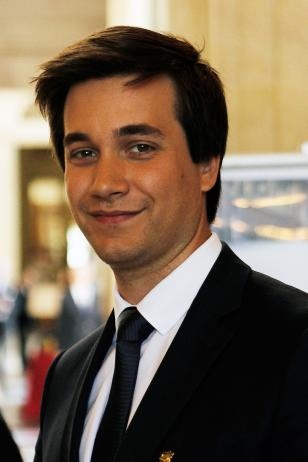
#> input picture ImageRemoveBG/image1.jpg, 308 x 462 px
$ python main.py
#> lines starting #> are read from the running program, lines starting #| are printed output that depends on the picture
import cv2
import numpy as np
import matplotlib.pyplot as plt

nameImage = 'image1.jpg'

image_bgr = cv2.imread(nameImage)
#> image_bgr is the input picture: shape (462, 308, 3); mean B, G, R 83.1, 103.1, 120.9
image_rgb = cv2.cvtColor(image_bgr, cv2.COLOR_BGR2RGB)

rectangle = (0, 0, 300, 380)

mask = np.zeros(image_rgb.shape[:2], np.uint8)

bgdModel = np.zeros((1,65), np.float64)
fgdModel = np.zeros((1,65), np.float64)

cv2.grabCut(image_rgb, mask, rectangle, bgdModel, fgdModel, 5, cv2.GC_INIT_WITH_RECT)

mask_2 = np.where((mask == 2) | (mask == 0), 0, 1).astype('uint8')

image_rgd_nobg = image_rgb * mask_2[:, :, np.newaxis]
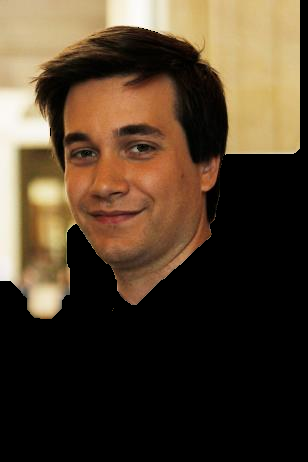
#> image_rgd_nobg: shape (462, 308, 3); mean R, G, B 78.8, 62.5, 43.6

plt.imshow(image_rgd_nobg), plt.axis('off')
plt.show()

''' cv2.imshow("RESULT", image_rgd_nobg)
cv2.waitKey(0)
cv2.destroyAllWindows() '''

$ run again, with ImageRemoveBG/image2.jpg copied over ImageRemoveBG/image1.jpg
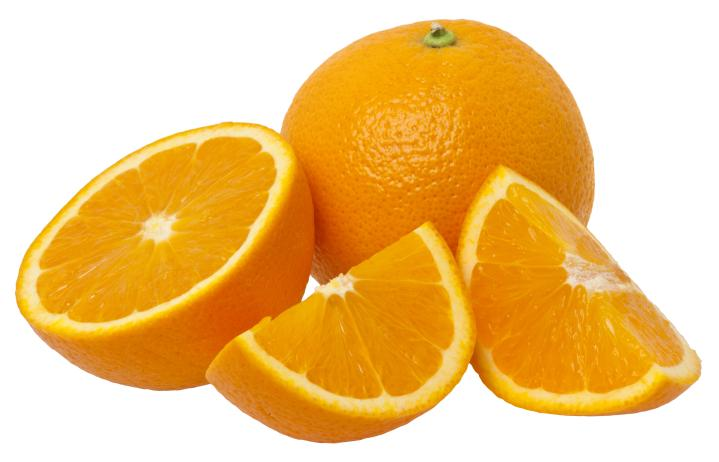
#> input picture ImageRemoveBG/image2.jpg, 719 x 462 px
#> image_bgr is the input picture: shape (462, 719, 3); mean B, G, R 126.8, 196.8, 240.6
#> `image_rgd_nobg = image_rgb * mask_2[:, :, np.newaxis]`:
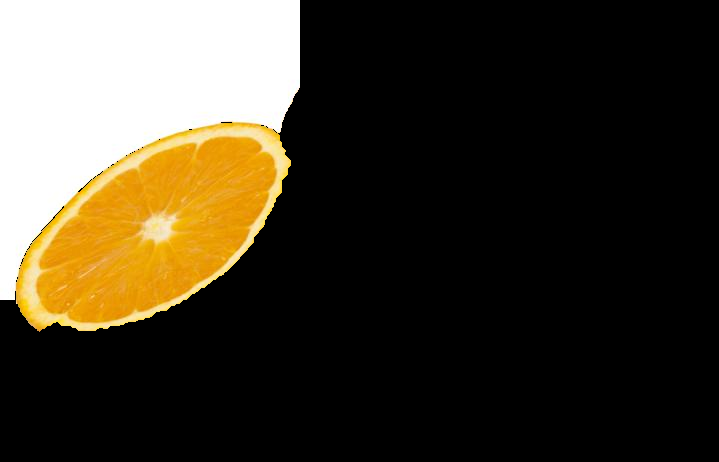
#> image_rgd_nobg: shape (462, 719, 3); mean R, G, B 64.1, 57, 42.2
